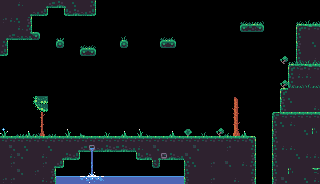

Rendered tile map (Tiled .tmx) drawn with the repository's tilesets; below, a short description and the map source with its tile grids summarised:
An orthogonal 40x23 tile map with 8x8 px tiles, 3 tile layers (Tile Layer 3, Tile Layer 4, Tile Layer 5), 1 hidden layer not drawn.

<map version="1.10" tiledversion="1.11.0" orientation="orthogonal" renderorder="right-down" width="40" height="23" tilewidth="8" tileheight="8" infinite="0" nextlayerid="6" nextobjectid="1">
 <tileset firstgid="1" source="blocks.tsx" />
 <layer id="3" name="Tile Layer 3" width="40" height="23">
  <data>[920 cells, 281 non-empty, 22 distinct tile ids]</data>
 </layer>
 <layer id="4" name="Tile Layer 4" width="40" height="23">
  <data>[920 cells, 105 non-empty, 40 distinct tile ids]</data>
 </layer>
 <layer id="5" name="Tile Layer 5" width="40" height="23">
  <data>[920 cells, 28 non-empty, 12 distinct tile ids]</data>
 </layer>
 <layer id="2" name="Details" width="40" height="23" visible="0">
  <data>[920 cells, 120 non-empty, 41 distinct tile ids]</data>
 </layer>
</map>
